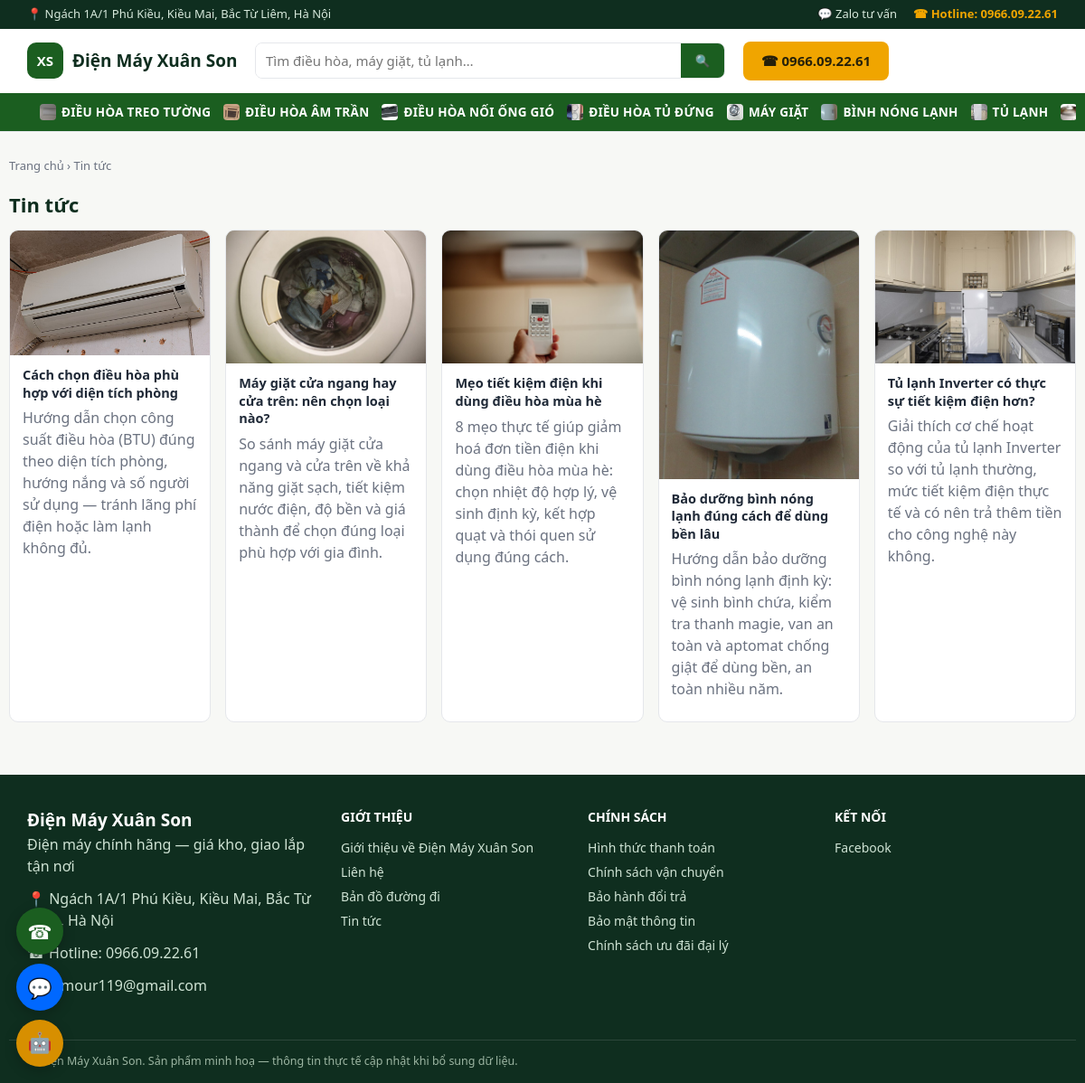
The page /tin-tuc on the database as committed earlier.
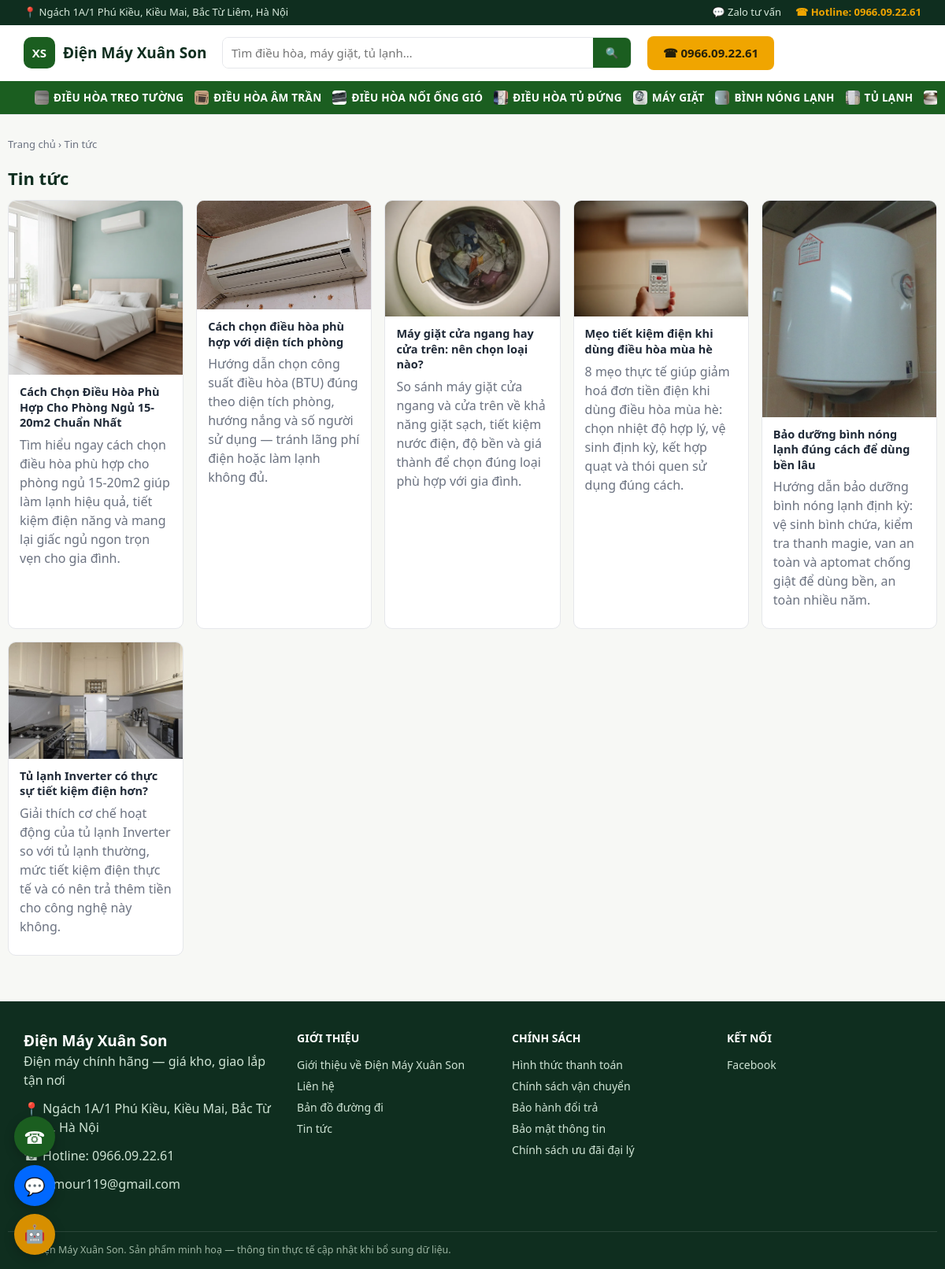
The same page on the database as committed later.
### tables this page shows
CREATE TABLE categories (
    id INTEGER PRIMARY KEY AUTOINCREMENT,
    name TEXT NOT NULL,
    slug TEXT NOT NULL UNIQUE,
    icon TEXT DEFAULT '',
    sort_order INTEGER DEFAULT 0
);

CREATE TABLE articles (
    id INTEGER PRIMARY KEY AUTOINCREMENT,
    title TEXT NOT NULL,
    slug TEXT NOT NULL UNIQUE,
    image TEXT DEFAULT '',
    excerpt TEXT DEFAULT '',
    content TEXT DEFAULT '',
    category TEXT DEFAULT 'Kiến thức tiêu dùng',
    published INTEGER DEFAULT 1,
    created_at TEXT NOT NULL
, meta_title TEXT DEFAULT '', meta_description TEXT DEFAULT '', keyword TEXT DEFAULT '', related_product_ids TEXT DEFAULT '');

### app.py (the view)
@app.route("/tin-tuc")
def article_list_page():
    return render_template("article_list.html", articles=db.list_articles())

### app.py (called while the page is built)
@app.before_request
def load_common():
    g.settings = db.load_settings()
    g.nav_categories = db.list_categories()

@app.context_processor
def inject_globals():
    return {"settings": g.settings, "nav_categories": g.nav_categories}

### db.py (called while the page is built)
@contextmanager
def get_conn():
    conn = sqlite3.connect(DB_PATH)
    conn.row_factory = sqlite3.Row
    conn.execute("PRAGMA foreign_keys = ON")
    try:
        yield conn
        conn.commit()
    finally:
        conn.close()

def load_settings_raw() -> dict:
    try:
        with open(SETTINGS_PATH, encoding="utf-8") as f:
            data = json.load(f)
        merged = dict(DEFAULT_SETTINGS)
        merged.update(data)
        return merged
    except (OSError, json.JSONDecodeError):
        return dict(DEFAULT_SETTINGS)

def load_settings() -> dict:
    merged = load_settings_raw()
    if os.environ.get("GEMINI_API_KEY"):
        merged["gemini_key"] = os.environ["GEMINI_API_KEY"]
    if os.environ.get("CLAUDE_API_KEY"):
        merged["claude_key"] = os.environ["CLAUDE_API_KEY"]
    if os.environ.get("FB_CAPI_TOKEN"):
        merged["fb_capi_token"] = os.environ["FB_CAPI_TOKEN"]
    return merged

def list_categories(conn=None):
    if conn is not None:
        return conn.execute(
            "SELECT * FROM categories ORDER BY sort_order, name"
        ).fetchall()
    with get_conn() as c:
        return c.execute("SELECT * FROM categories ORDER BY sort_order, name").fetchall()

def list_articles(limit=None, published_only=True):
    sql = "SELECT * FROM articles"
    if published_only:
        sql += " WHERE published = 1"
    sql += " ORDER BY created_at DESC"
    params = []
    if limit:
        sql += " LIMIT ?"
        params.append(limit)
    with get_conn() as c:
        return c.execute(sql, params).fetchall()

### templates/article_list.html (shortened to what this page needs)
{% extends "base.html" %}
{% block content %}
<div class="wrap section">
  <nav class="breadcrumb"><a href="{{ url_for('home') }}">Trang chủ</a> › <span>Tin tức</span></nav>
  <h1 class="section-title">Tin tức</h1>
  <div class="news-grid">
    {% for a in articles %}
    <a href="{{ url_for('article_detail_page', slug=a.slug) }}" class="news-card">
      <div class="news-thumb">{% if a.image %}<img src="{{ url_for('static', filename=a.image) }}" alt="{{ a.title }}">{% else %}📰{% endif %}</div>
      <div class="news-body">
        <h3>{{ a.title }}</h3>
        <p class="muted">{{ a.excerpt }}</p>
      </div>
    </a>
    {% else %}
    <p class="muted">Chưa có bài viết nào.</p>
    {% endfor %}
  </div>
</div>
{% endblock %}

### templates/base.html (shortened to what this page needs)
{% from "_macros.html" import cat_icon with context %}
{% set is_admin_page = request.path.startswith('/admin') %}
<!doctype html>
<html lang="vi">
<head>
<link rel="stylesheet" href="{{ url_for('static', filename='css/style.css') }}">
</head>
<body>
<div class="topbar">
  <div class="wrap topbar-inner">
    <span>📍 {{ settings.address }}</span>
    <div class="topbar-links">
      {% if settings.zalo %}<a href="https://zalo.me/{{ settings.zalo }}" target="_blank" rel="noopener">💬 Zalo tư vấn</a>{% endif %}
      <a href="tel:{{ settings.hotline|replace('.', '') }}" class="topbar-hotline">☎ Hotline: {{ settings.hotline }}</a>
    </div>
  </div>
</div>
<header class="site-header">
  <div class="wrap header-inner">
    <a href="{{ url_for('home') }}" class="brand">
      <span class="brand-mark">XS</span>
      <span class="brand-name">{{ settings.company_name }}</span>
    </a>
    <form class="search-form" action="{{ url_for('search_page') }}" method="get">
      <input type="text" name="q" placeholder="Tìm điều hòa, máy giặt, tủ lạnh…" value="{{ search_q|default('') }}">
      <button type="submit" aria-label="Tìm kiếm">🔍</button>
    </form>
    <a href="tel:{{ settings.hotline|replace('.', '') }}" class="btn btn-gold header-cta">☎ {{ settings.hotline }}</a>
  </div>
  <nav class="category-nav">
    <div class="wrap category-nav-inner">
      {% for c in nav_categories %}
        <a href="{{ url_for('category_page', slug=c.slug) }}">{{ cat_icon(c.icon, c.name) }} {{ c.name }}</a>
      {% endfor %}
    </div>
  </nav>
</header>
<main>
{% block content %}{% endblock %}
</main>
<footer class="site-footer">
  <div class="wrap footer-inner">
    <div>
      <div class="brand-name footer-brand">{{ settings.company_name }}</div>
      <p>{{ settings.tagline }}</p>
      <p>📍 {{ settings.address }}</p>
      <p>☎ Hotline: <a href="tel:{{ settings.hotline|replace('.', '') }}">{{ settings.hotline }}</a></p>
      {% if settings.email %}<p>✉ {{ settings.email }}</p>{% endif %}
    </div>
    <div>
      <div class="footer-title">Giới thiệu</div>
      <ul class="footer-links">
        <li><a href="{{ url_for('about_page') }}">Giới thiệu về {{ settings.company_name }}</a></li>
        <li><a href="{{ url_for('about_page') }}#lien-he">Liên hệ</a></li>
        <li><a href="{{ url_for('about_page') }}#ban-do">Bản đồ đường đi</a></li>
        <li><a href="{{ url_for('article_list_page') }}">Tin tức</a></li>
      </ul>
    </div>
    <div>
      <div class="footer-title">Chính sách</div>
      <ul class="footer-links">
        <li><a href="{{ url_for('policy_page', slug='thanh-toan') }}">Hình thức thanh toán</a></li>
        <li><a href="{{ url_for('policy_page', slug='van-chuyen') }}">Chính sách vận chuyển</a></li>
        <li><a href="{{ url_for('policy_page', slug='bao-hanh') }}">Bảo hành đổi trả</a></li>
        <li><a href="{{ url_for('policy_page', slug='bao-mat') }}">Bảo mật thông tin</a></li>
        <li><a href="{{ url_for('policy_page', slug='dai-ly') }}">Chính sách ưu đãi đại lý</a></li>
      </ul>
    </div>
    <div>
      <div class="footer-title">Kết nối</div>
      <ul class="footer-links">
        {% if settings.facebook %}<li><a href="{{ settings.facebook }}" target="_blank" rel="noopener">Facebook</a></li>{% endif %}
      </ul>
    </div>
  </div>
  <div class="wrap footer-bottom">© {{ settings.company_name }}. Sản phẩm minh hoạ — thông tin thực tế cập nhật khi bổ sung dữ liệu.</div>
</footer>
{% set chat_enabled = (settings.claude_key or settings.gemini_key) and not is_admin_page %}
<div class="floating-contact">
  <a href="tel:{{ settings.hotline|replace('.', '') }}" class="floating-btn floating-call" title="Gọi hotline">☎</a>
  {% if settings.zalo %}<a href="https://zalo.me/{{ settings.zalo }}" target="_blank" rel="noopener" class="floating-btn floating-zalo" title="Chat Zalo">💬</a>{% endif %}
  {% if chat_enabled %}
  <button type="button" class="floating-btn floating-ai" id="aiChatToggle" title="Hỏi trợ lý AI">🤖</button>
  {% endif %}
</div>
    {% set lead_variant = 'order' %}
</body>
</html>

### templates/_macros.html (shortened to what this page needs)
{% macro cat_icon(icon, alt, cls="") %}
{% if icon and '/' in icon %}
  <img class="cat-icon-img {{ cls }}" src="{{ url_for('static', filename=icon) }}" alt="{{ alt }}" loading="lazy">
{% else %}
  {{ icon|default('📦') }}
{% endif %}
{% endmacro %}

### static/css/style.css (style rules this page uses)
:root { --green-900:#0f2e1f; --green-700:#1b5e20; --green-600:#2e7d32; --green-50:#eef7ee; --gold-500:#f0a500; --gold-600:#d78f00; --bg:#f7f8f5; --card:#ffffff; --text:#1f2937; --muted:#6b7280; --border:#e5e7eb; --danger:#dc2626; --success:#15803d; --radius:10px; }
* { box-sizing:border-box }
html,body { margin:0;padding:0 }
body { font-family:"Segoe UI",Roboto,Arial,sans-serif; background:var(--bg); color:var(--text); line-height:1.5; }
a { color:inherit;text-decoration:none }
img { max-width:100%;display:block }
h1,h2,h3 { margin:0 0 .5em }
p { margin:0 0 .75em }
ul { margin:0;padding:0;list-style:none }
.wrap { max-width:1180px;margin:0 auto;padding:0 20px }
.muted { color:var(--muted);font-weight:400 }
.btn { display:inline-flex;align-items:center;justify-content:center;gap:.4em; border:none;border-radius:8px;padding:.7em 1.3em;font-size:15px;font-weight:600; cursor:pointer;transition:filter .15s ease; }
.btn-gold { background:var(--gold-500);color:#25200a }
input,select,textarea { width:100%;margin-top:.3em;padding:.6em .7em;border:1px solid var(--border); border-radius:8px;font-size:15px;font-family:inherit;background:#fff;color:var(--text); }
.topbar { background:var(--green-900);color:#d7e9dc;font-size:13px }
.topbar-inner { display:flex;justify-content:space-between;align-items:center;padding:6px 20px;gap:12px;flex-wrap:wrap }
.topbar-hotline { color:var(--gold-500);font-weight:700 }
.topbar-links { display:flex;gap:18px;align-items:center }
.site-header { background:#fff;border-bottom:1px solid var(--border);position:sticky;top:0;z-index:20 }
.header-inner { display:flex;align-items:center;gap:20px;padding:14px 20px }
.brand { display:flex;align-items:center;gap:10px;flex-shrink:0 }
.brand-mark { background:var(--green-700);color:#fff;font-weight:800;font-size:15px; width:40px;height:40px;border-radius:10px;display:flex;align-items:center;justify-content:center; }
.brand-name { font-weight:800;font-size:19px;color:var(--green-900) }
.footer-brand { color:#fff }
.search-form { flex:1;display:flex;max-width:520px;border:1.5px solid var(--border);border-radius:8px;overflow:hidden }
.search-form input { border:none;margin:0;border-radius:0 }
.search-form button { border:none;background:var(--green-700);color:#fff;padding:0 16px;cursor:pointer }
.header-cta { flex-shrink:0 }
.category-nav { background:var(--green-700) }
.category-nav-inner { display:flex;gap:4px;overflow-x:auto }
.category-nav-inner a { color:#fff;padding:11px 14px;font-size:13.5px;font-weight:600;white-space:nowrap; text-transform:uppercase;letter-spacing:.02em;display:flex;align-items:center; }
.category-nav-inner a img.cat-icon-img { display:inline-block;width:18px;height:18px;object-fit:cover;border-radius:4px;margin-right:6px;flex-shrink:0 }
.section { padding:28px 0 }
.section-title { font-size:22px;color:var(--green-900) }
.breadcrumb { font-size:13px;color:var(--muted);margin-bottom:16px }
.news-grid { display:grid;grid-template-columns:repeat(auto-fill,minmax(220px,1fr));gap:16px }
.news-card { background:var(--card);border:1px solid var(--border);border-radius:var(--radius);overflow:hidden;display:flex;flex-direction:column }
.news-thumb { aspect-ratio:16/10;background:var(--green-50);display:flex;align-items:center;justify-content:center;font-size:40px }
.news-thumb img { width:100%;height:100%;object-fit:cover }
.news-body { padding:12px 14px;display:flex;flex-direction:column;gap:6px }
.news-body h3 { font-size:14.5px;line-height:1.35;margin:0 }
.floating-contact { position:fixed;left:18px;bottom:18px;display:flex;flex-direction:column;gap:10px;z-index:50 }
.floating-btn { width:52px;height:52px;border-radius:50%;display:flex;align-items:center;justify-content:center; font-size:22px;box-shadow:0 4px 14px rgba(0,0,0,.22);color:#fff;border:none;cursor:pointer; }
.floating-call { background:var(--green-700) }
.floating-zalo { background:#0068ff }
.floating-ai { background:var(--gold-600) }
.site-footer { background:var(--green-900);color:#cfe3d4;margin-top:30px }
.footer-inner { display:grid;grid-template-columns:1.3fr 1fr 1fr 1fr;gap:26px;padding:36px 20px }
.footer-title { font-weight:700;color:#fff;margin-bottom:10px;font-size:14px;text-transform:uppercase }
.footer-links li { padding:3px 0;font-size:14px }
.footer-bottom { border-top:1px solid rgba(255,255,255,.12);padding:14px 20px;font-size:12.5px;color:#9db6a3 }
.site-footer a { color:#cfe3d4 }

Rows that differ between the two databases and show on the page:
changed categories "ĐIỀU HÒA TREO TƯỜNG": icon: a different picture
changed categories "ĐIỀU HÒA ÂM TRẦN": icon: a different picture
changed categories "ĐIỀU HÒA NỐI ỐNG GIÓ": icon: a different picture
changed categories "ĐIỀU HÒA TỦ ĐỨNG": icon: a different picture
changed categories "MÁY GIẶT": icon: a different picture
changed categories "BÌNH NÓNG LẠNH": icon: a different picture
changed categories "TỦ LẠNH": icon: a different picture
changed categories (number 8 of 8 on the later page): icon: a different picture
added articles: image (picture), title "Cách Chọn Điều Hòa Phù Hợp Cho Phòng Ngủ 15-20m2 Chuẩn Nhất", excerpt "Tìm hiểu ngay cách chọn điều hòa phù hợp cho phòng ngủ 15-20m2 giúp làm lạnh hiệu quả, tiết kiệm điện năng và mang lại giấc ngủ ngon trọn vẹn cho gia đình."
changed articles "Cách chọn điều hòa phù hợp với diện tích phòng": image: a different picture
changed articles "Máy giặt cửa ngang hay cửa trên: nên chọn loại nào?": image: a different picture
changed articles "Mẹo tiết kiệm điện khi dùng điều hòa mùa hè": image: a different picture
changed articles "Bảo dưỡng bình nóng lạnh đúng cách để dùng bền lâu": image: a different picture
changed articles "Tủ lạnh Inverter có thực sự tiết kiệm điện hơn?": image: a different picture
